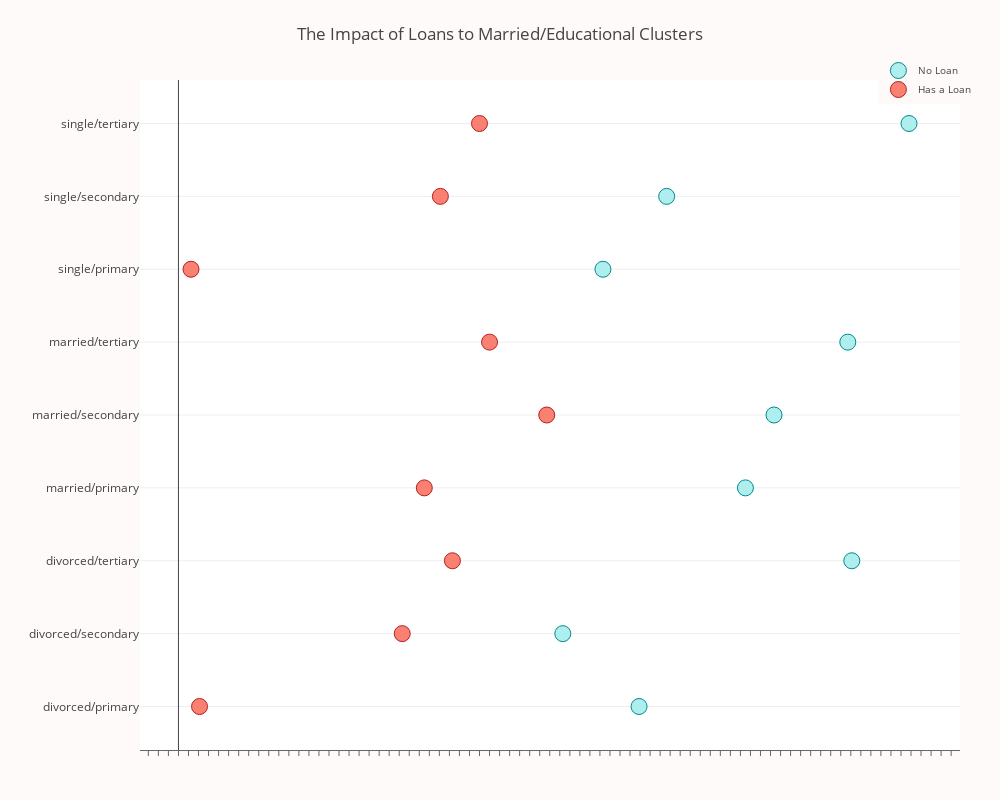

Here is the notebook cell this chart was saved with:
### Code cell
layout = go.Layout(
    title="The Impact of Loans to Married/Educational Clusters",
    xaxis=dict(
        showgrid=False,
        showline=True,
        linecolor='rgb(102, 102, 102)',
        titlefont=dict(
            color='rgb(204, 204, 204)'
        ),
        tickfont=dict(
            color='rgb(102, 102, 102)',
        ),
        showticklabels=False,
        dtick=10,
        ticks='outside',
        tickcolor='rgb(102, 102, 102)',
    ),
    margin=dict(
        l=140,
        r=40,
        b=50,
        t=80
    ),
    legend=dict(
        font=dict(
            size=10,
        ),
        yanchor='middle',
        xanchor='right',
    ),
    width=1000,
    height=800,
    paper_bgcolor='rgb(255,250,250)',
    plot_bgcolor='rgb(255,255,255)',
    hovermode='closest',
)
fig = go.Figure(data=data, layout=layout)
iplot(fig, filename='lowest-oecd-votes-cast')

### Figure 1 — Plotly figure (JSON) as saved in the notebook; plotly's stock layout.template omitted (floating-point values rounded to 4 significant figures)
{"data": [{"marker": {"color": "rgb(175,238,238)", "line": {"color": "rgb(0,139,139)", "width": 1}, "size": 16, "symbol": "circle"}, "mode": "markers", "name": "No Loan", "type": "scatter", "uid": "bd72f2ed-2625-44ff-89c6-5fbd84f1edb3", "x": [459.0, 383.0, 671.0, 565.0, 593.5, 667.0, 423.0, 486.5, 728.0], "y": ["divorced/primary", "divorced/secondary", "divorced/tertiary", "married/primary", "married/secondary", "married/tertiary", "single/primary", "single/secondary", "single/tertiary"]}, {"marker": {"color": "rgb(250,128,114)", "line": {"color": "rgb(178,34,34)", "width": 1}, "size": 16, "symbol": "circle"}, "mode": "markers", "name": "Has a Loan", "type": "scatter", "uid": "33705f9b-4120-4240-b1ba-9c8ad5d7c414", "x": [21.0, 223.0, 273.0, 245.0, 367.0, 310.0, 12.5, 261.0, 300.0], "y": ["divorced/primary", "divorced/secondary", "divorced/tertiary", "married/primary", "married/secondary", "married/tertiary", "single/primary", "single/secondary", "single/tertiary"]}], "layout": {"height": 800, "hovermode": "closest", "legend": {"font": {"size": 10}, "xanchor": "right", "yanchor": "middle"}, "margin": {"b": 50, "l": 140, "r": 40, "t": 80}, "paper_bgcolor": "rgb(255,250,250)", "plot_bgcolor": "rgb(255,255,255)", "title": {"text": "The Impact of Loans to Married/Educational Clusters"}, "width": 1000, "xaxis": {"dtick": 10, "linecolor": "rgb(102, 102, 102)", "showgrid": false, "showline": true, "showticklabels": false, "tickcolor": "rgb(102, 102, 102)", "tickfont": {"color": "rgb(102, 102, 102)"}, "ticks": "outside", "title": {"font": {"color": "rgb(204, 204, 204)"}}}}}
